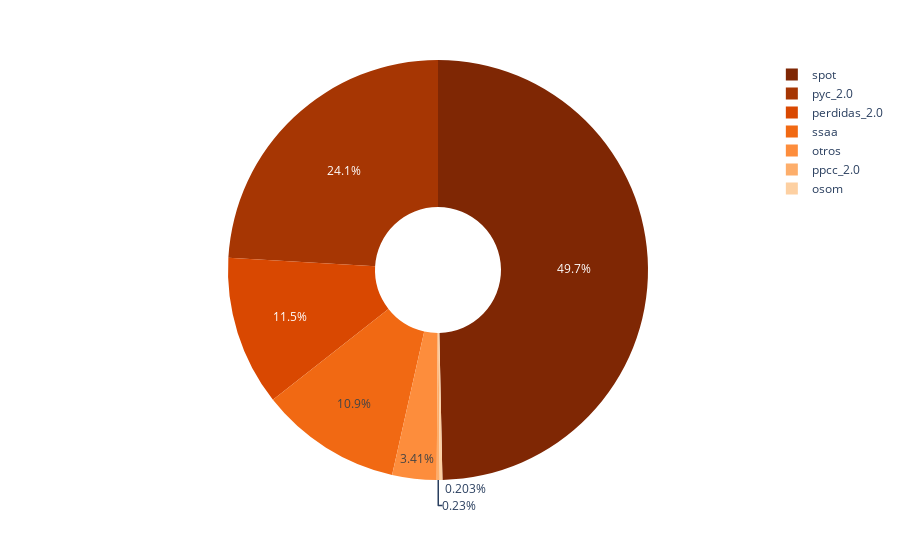

Notebook source saved alongside this figure:
### Code cell
graf20

### Figure 1 — Plotly figure (JSON) as saved in the notebook; plotly's stock layout.template omitted (floating-point values rounded to 4 significant figures)
{"data": [{"customdata": [[53.87], [26.12], [12.5], [11.81], [3.7], [0.25], [0.22]], "domain": {"x": [0, 1], "y": [0, 1]}, "hole": 0.3, "hovertemplate": "componente=%{label}<br>valor=%{customdata[0]}<extra></extra>", "labels": ["spot", "pyc_2.0", "perdidas_2.0", "ssaa", "otros", "ppcc_2.0", "osom"], "legendgroup": "", "marker": {"colors": ["rgb(127,39,4)", "rgb(166,54,3)", "rgb(217,72,1)", "rgb(241,105,19)", "rgb(253,141,60)", "rgb(253,174,107)", "rgb(253,208,162)"]}, "name": "", "showlegend": true, "type": "pie", "values": [53.87, 26.12, 12.5, 11.81, 3.7, 0.25, 0.22]}], "layout": {"legend": {"tracegroupgap": 0}, "margin": {"t": 60}, "piecolorway": ["rgb(127,39,4)", "rgb(166,54,3)", "rgb(217,72,1)", "rgb(241,105,19)", "rgb(253,141,60)", "rgb(253,174,107)", "rgb(253,208,162)", "rgb(254,230,206)", "rgb(255,245,235)"]}}
